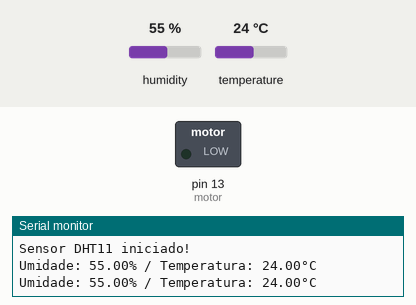
Bench run of a sketch on a simulated Arduino Uno, built with avr-gcc and run on an emulated ATmega328P. On the bench: switched loads named in the sketch (green lamp = pin HIGH), the last lines printed to the serial monitor. Inputs (shaded band) come from the test bench; at power-on: temperature 24 °C, humidity 55 %.

Above: at 2.8 s.
2.9 s: temperature set to 26 °C
At 5.2 s:
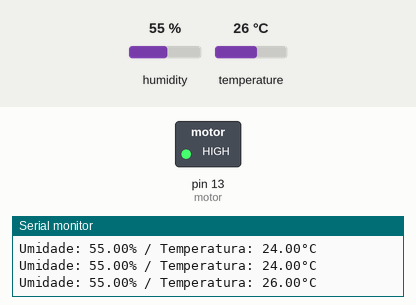
5.6 s: temperature set to 12 °C
At 6.6 s:
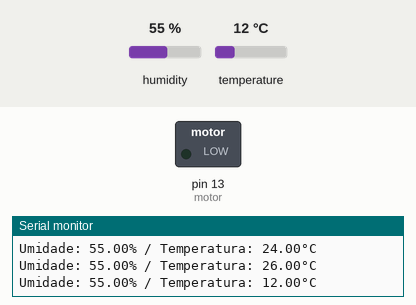
8.3 s: temperature set to 28 °C
At 11.4 s:
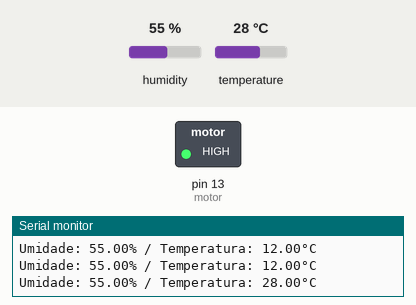
Timing chart, 0 to 12.9 s (numbered marks = the images above; inputs shaded):
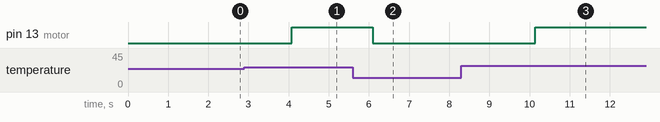

The sketch:

ventilador.ino
```cpp
#include <DHT.h>

// Define o tipo do sensor DHT e o pino em que está conectado
#define DHTPIN A2 // Pino conectado ao DHT11
#define motor 13
#define DHTTYPE DHT11 // Define o tipo de sensor (DHT11)

// Cria o objeto DHT
DHT dht(DHTPIN, DHTTYPE);

void setup() {
  Serial.begin(9600); // Inicializa a comunicação serial
  dht.begin();        // Inicializa o sensor DHT
  pinMode(motor, OUTPUT);
  Serial.println("Sensor DHT11 iniciado!");
}

void loop() {
  // Lê a umidade e a temperatura do sensor
  float umidade = dht.readHumidity();
  float temperatura = dht.readTemperature();


  if (temperatura >= 25){
    digitalWrite(motor, HIGH);
  } else {
    digitalWrite(motor, LOW);
  }

  // Verifica se a leitura foi bem-sucedida
  if (isnan(umidade) || isnan(temperatura)) {
    Serial.println("Falha na leitura do sensor DHT!");
    return;
  }

  // Exibe os valores lidos
  Serial.print("Umidade: ");
  Serial.print(umidade);
  Serial.print("%");
  Serial.print(" / Temperatura: ");
  Serial.print(temperatura);
  Serial.println("°C");

  delay(2000); // Aguarda 2 segundos antes da próxima leitura
}
```

Measured:
- the behaviour switches between 24 and 25 °C on temperature (found by bisection; images 0 and 1)
- after the input at 2.9 s, pin 13 (motor): LOW → HIGH after 1.2 s
- after the input at 5.6 s, pin 13 (motor): HIGH → LOW after 0.50 s
- after the input at 8.3 s, pin 13 (motor): LOW → HIGH after 1.8 s
